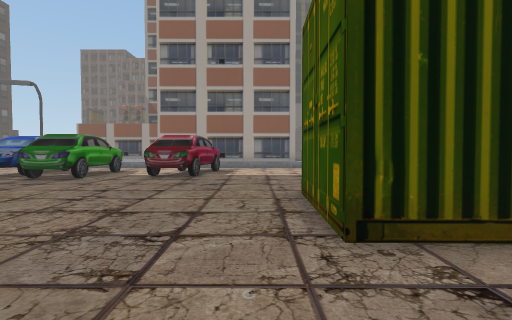
View 1 (above)

24 first-person views from a walk through a 3-D level made in the Unity game engine. The camera is 1.4 m above the floor, tilts 2° down and sees 80° across. The floor is counted in squares, 2 m on a side. Each view is taken from the middle of a square. On the plan, view 1 faces up. The plan holds only what a view shows up to about 10 squares ahead; the rest is blank. The place goes on beyond the plan. The player is left out.

View 2
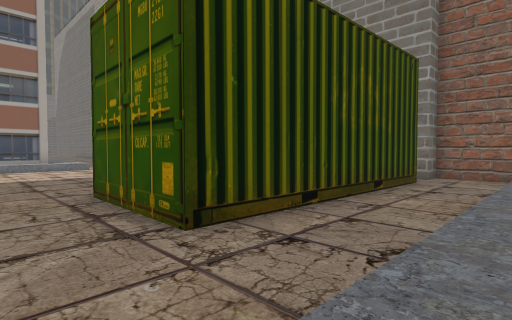

View 3
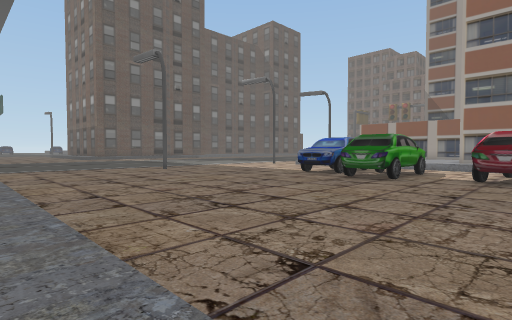

View 4
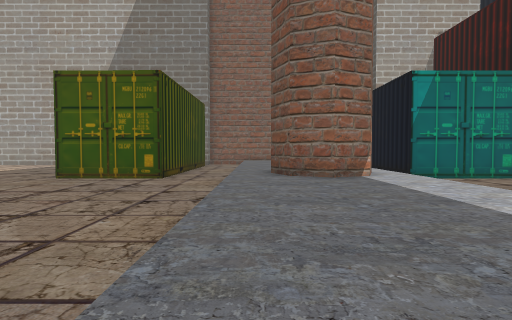

View 5
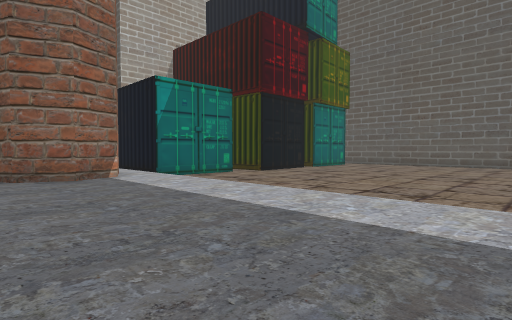

View 6
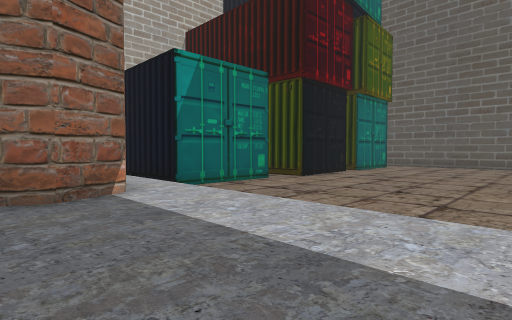

View 7
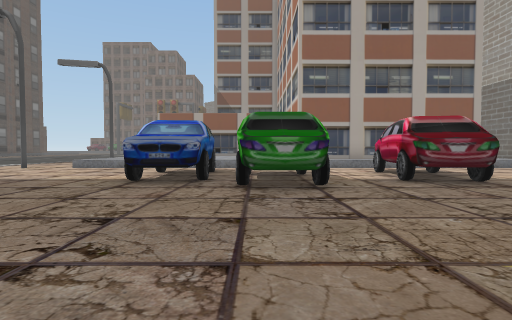

View 8
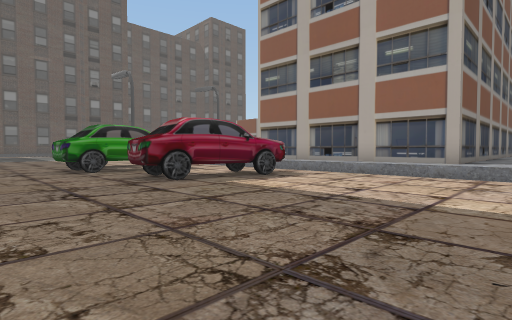

View 9
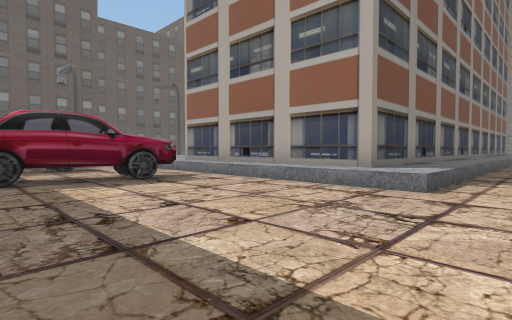

View 10
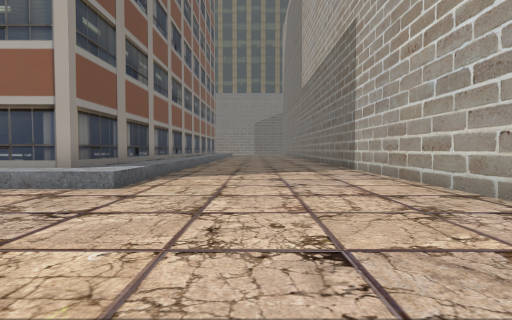

View 11
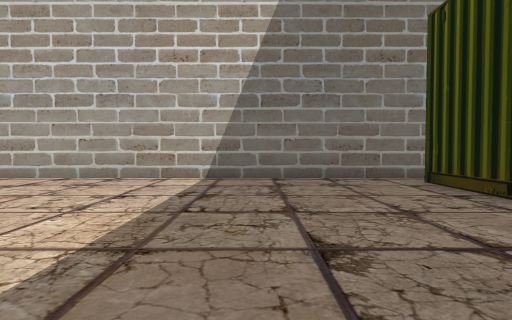

View 12
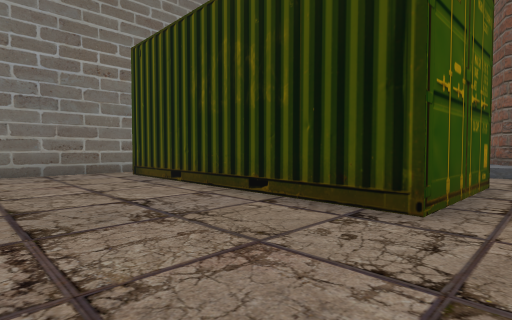

View 13
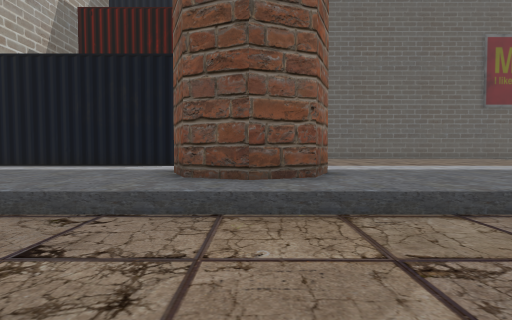

View 14
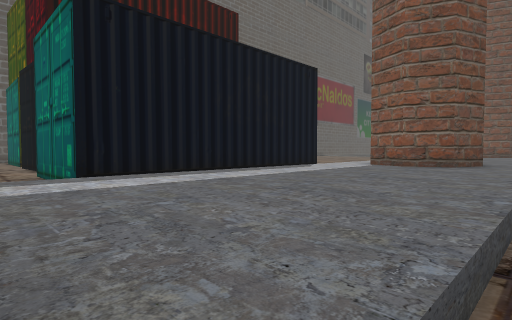

View 15
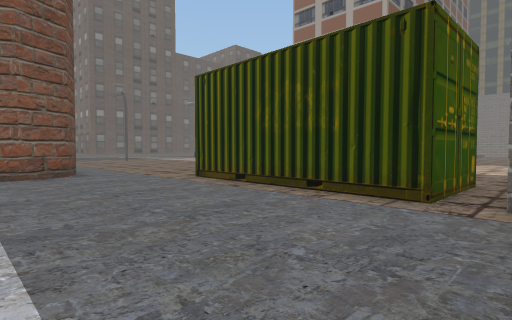

View 16
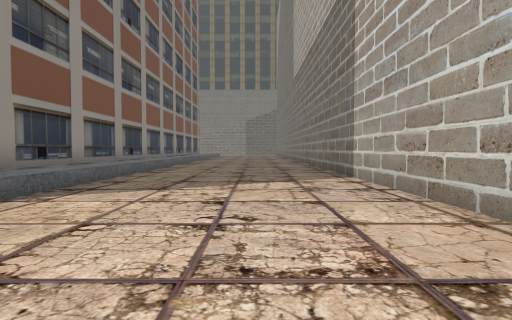

View 17
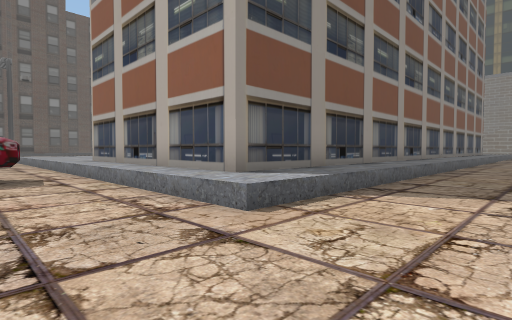

View 18
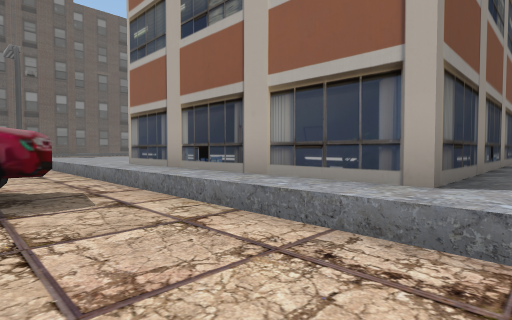

View 19
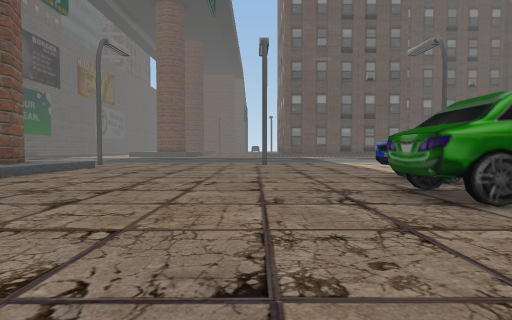

View 20
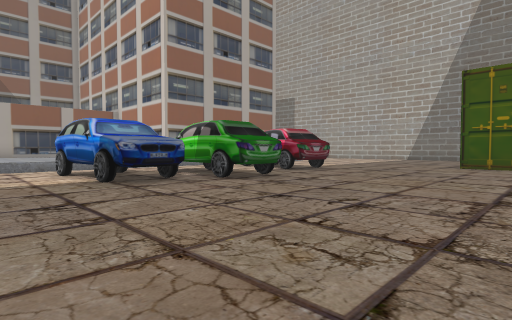

View 21
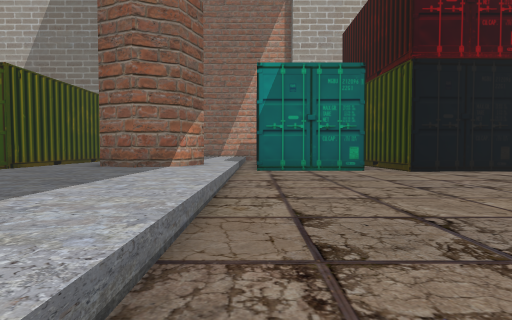

View 22
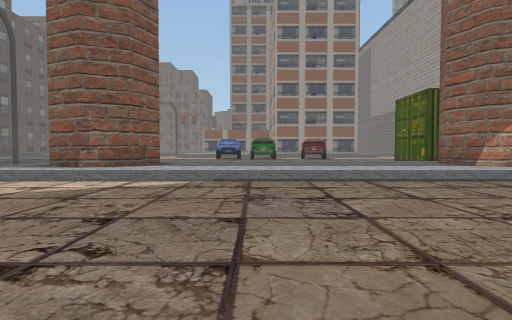

View 23
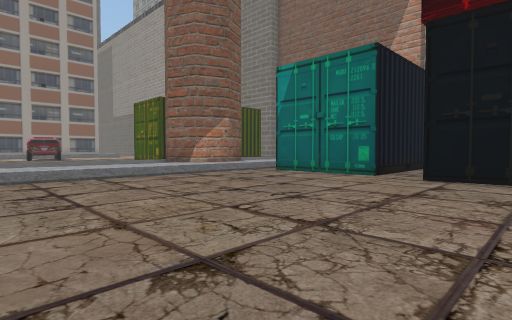

View 24
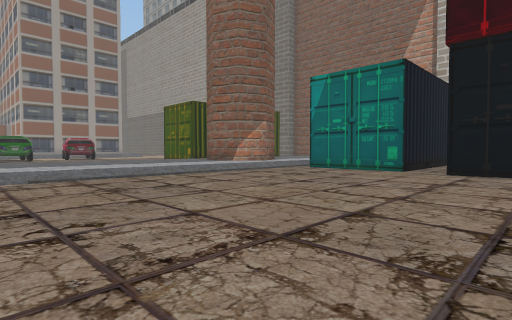

### Floor plan
Key: @ floor where view 1 was taken; # wall or solid block; x gap in a wall; . main floor; : floor 0.5 m higher than the main floor; / step, stairs or slope; = window, fence, low wall or low ledge; ^ raised ledge; T thing the floor can be seen under or through.
Columns run from 12 left of view 1 to 10 right of it. Each row starts with its distance up from view 1.
 23               #^......=
 22               #^......=
 21               #^......#
 20               #^......=
 19               #^......=
 18               #^......#
 17  ^   ^^    ####^......#
 16  ^^ ^^^^^^^^^^^^......=
 15  .....................#
 14 ..##.....TT...........#
 13 ..##. #..TT...........=
 12 ..##.##..TT...........=
 11 ...#x##..TT...........#
 10 ...#.##..T............=
  9 ......................=
  8 ......................#
  7 ......................=
  6 .............########.=
  5 .............#      #.
  4 .............#      #.
  3 .............########./
  2 ....................../
  1 ///////////////////////
  0 :: :::::::::@:::::::::/
 -1 ##:::::::::###::::::::/
 -2 ###::::::::###::::::::/
 -3 ##:::::::::###::::::::/
 -4 ::::::::::::::::::::::/
 -5 .............########
 -6  ............#      #
 -7  ............#      #.
 -8   ...........####   #x
 -9    .............    ..
-10    ..........#       .
-11    ..........#      #.
-12    ..........#

Where each view was taken, in squares from view 1:
view 1: 0 up, 0 right, facing up
view 2: 0 up, 1 left, facing up-right
view 3: 0 up, 2 left, facing up-left
view 4: 0 up, 9 left, facing right
view 5: 0 up, 9 left, facing down-right
view 6: 1 down, 6 left, facing down-right
view 7: 4 up, 7 left, facing up
view 8: 7 up, 4 right, facing up-left
view 9: 10 up, 5 right, facing up-left
view 10: 10 up, 6 right, facing up
view 11: 10 up, 2 right, facing right
view 12: 10 up, 0 right, facing down-right
view 13: 4 up, 0 right, facing down
view 14: 1 up, 10 right, facing down-left
view 15: 3 down, 10 right, facing up-left
view 16: 13 up, 7 right, facing up
view 17: 13 up, 6 right, facing up-left
view 18: 13 up, 3 right, facing up-left
view 19: 7 up, 2 left, facing left
view 20: 4 up, 12 left, facing up-right
view 21: 5 down, 9 left, facing right
view 22: 11 down, 7 left, facing up
view 23: 12 down, 7 left, facing up-right
view 24: 12 down, 9 left, facing up-right
